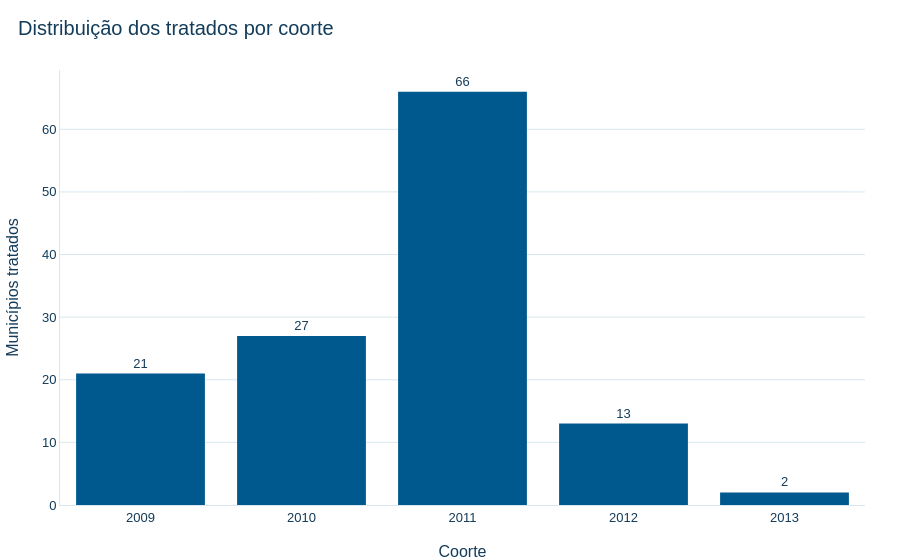

The cell this chart's notebook holds for it:
### Markdown cell above
## 2. Coortes, distribuição territorial e cobertura temporal

As coortes são contadas por município, não por linha. Região e UF são descritas somente quando presentes no artefato. O código da macrorregião deriva do primeiro dígito do código da UF do IBGE e serve apenas para agregação descritiva.

### Code cell
distribuicao_coortes = d16.distribuicao_coortes(amostra)
mapa_regiao = {'1': 'Norte', '2': 'Nordeste', '3': 'Sudeste', '4': 'Sul', '5': 'Centro-Oeste'}
municipios = amostra.sort_values('ano').drop_duplicates('codigo_municipio_ibge').copy()
municipios['regiao'] = municipios['uf_codigo'].astype(str).str[0].map(mapa_regiao)
por_regiao = (municipios.groupby(['regiao', 'papel_causal'], as_index=False, dropna=False)
              .agg(n_municipios=('codigo_municipio_ibge', 'nunique')))
por_uf = (municipios.groupby(['uf_codigo', 'papel_causal'], as_index=False, dropna=False)
          .agg(n_municipios=('codigo_municipio_ibge', 'nunique')))
cobertura_ano = (amostra.groupby(['ano', 'papel_causal'], as_index=False)
                 .agg(n_municipios=('codigo_municipio_ibge', 'nunique'),
                      n_observacoes=('codigo_municipio_ibge', 'size'),
                      n_elegiveis=('elegivel_estimacao_principal', 'sum')))
display(estilizar_tabela_ipt(distribuicao_coortes), estilizar_tabela_ipt(por_regiao), estilizar_tabela_ipt(por_uf), estilizar_tabela_ipt(cobertura_ano))

fig = go.Figure(go.Bar(
    x=distribuicao_coortes['coorte_g'].astype(str), y=distribuicao_coortes['n_tratados'],
    marker_color=CORES_IPT['AZUL_PRINCIPAL'], text=distribuicao_coortes['n_tratados'], textposition='outside',
    hovertemplate='Coorte %{x}<br>%{y} tratados<extra></extra>',
))
aplicar_tema_ipt(fig, titulo='Distribuição dos tratados por coorte')
fig.update_xaxes(title='Coorte', type='category')
fig.update_yaxes(title='Municípios tratados', rangemode='tozero')
destino_coortes = salvar_figura_ipt(fig, FIGURES / '12_distribuicao_coortes_d16.png')
fig.show()

### Figure 1 — Plotly figure (JSON) as saved in the notebook; plotly's stock layout.template omitted (floating-point values rounded to 4 significant figures)
{"data": [{"hovertemplate": "Coorte %{x}<br>%{y} tratados<extra></extra>", "marker": {"color": "#00598E"}, "text": [21.0, 27.0, 66.0, 13.0, 2.0], "textposition": "outside", "type": "bar", "x": ["2009", "2010", "2011", "2012", "2013"], "y": [21, 27, 66, 13, 2]}], "layout": {"font": {"color": "#133C5A", "family": "Arial", "size": 13}, "paper_bgcolor": "#FFFFFF", "plot_bgcolor": "#FFFFFF", "title": {"text": "Distribuição dos tratados por coorte"}, "xaxis": {"title": {"text": "Coorte"}, "type": "category"}, "yaxis": {"rangemode": "tozero", "title": {"text": "Municípios tratados"}}}}
